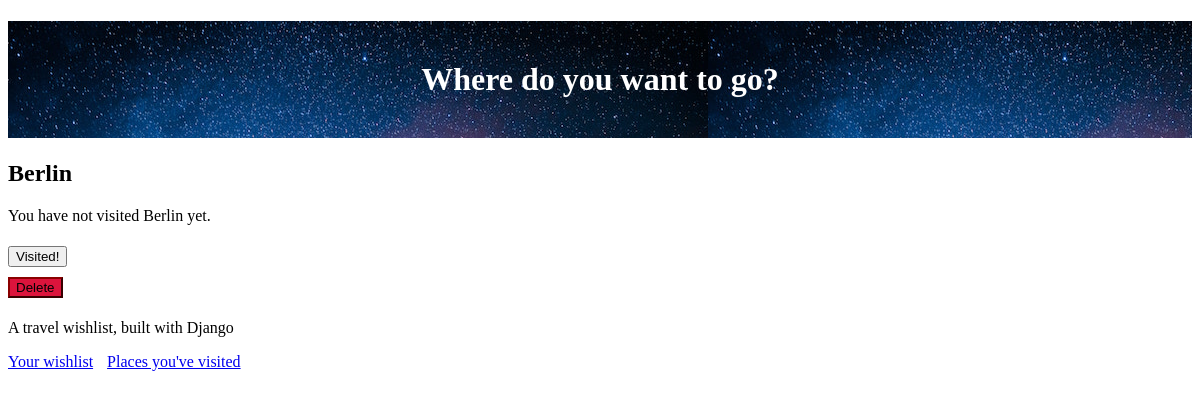
/place/3 (signed in), run on an earlier commit of the app's database.
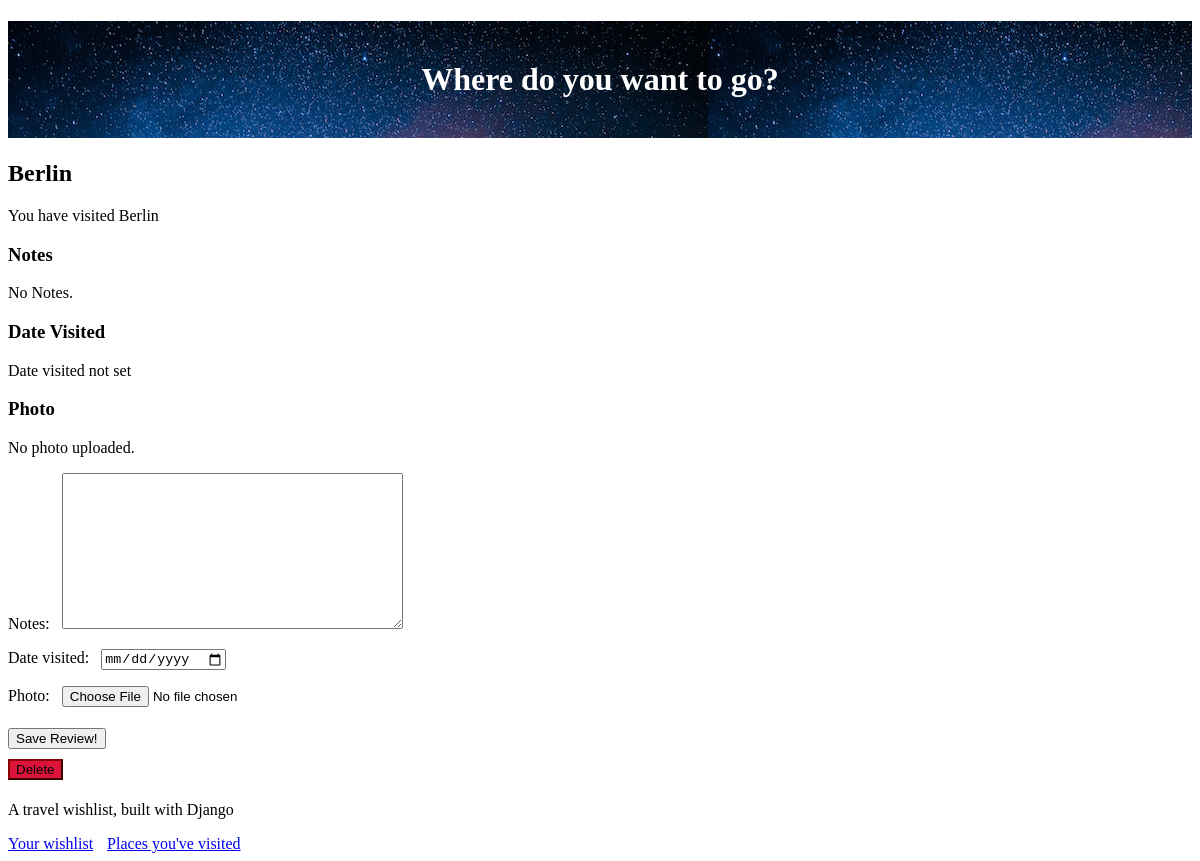
And on a later commit of the database.
### travel_wishlist/models.py (models this page shows, shortened)
class Place(models.Model):
    user = models.ForeignKey('auth.User', null=False, on_delete=models.CASCADE)
    name = models.CharField(max_length=200)
    visited = models.BooleanField(default=False)
    notes = models.TextField(blank=True, null=True)
    date_visited = models.DateField(blank=True, null=True)
    photo = models.ImageField(upload_to= 'user_images/', blank=True, null=True)

### travel_wishlist/views.py (the view)
# urls.py: path('place/<int:place_pk>', views.place_details, name='place_details'),
@login_required
def place_details(request, place_pk):
    place = get_object_or_404(Place, pk=place_pk)
    if place.user != request.user:
        return HttpResponseForbidden()
    if request.method == 'POST':
        form = TripReviewForm(request.POST, request.FILES, instance=place)
        if form.is_valid():
            form.save()
            messages.info(request, 'Trip information updated!')
        else:
            messages.error(request, form.errors)
        return redirect('place_details', place_pk=place_pk)
    else:
        if place.visited:
            review_form = TripReviewForm(instance=place) #Pre-populate with data from this Place instance
            return render(request, 'travel_wishlist/place_detail.html', {'place': place, 'review_form': review_form})
        else:
            return render(request, 'travel_wishlist/place_detail.html', {'place': place})

### travel_wishlist/forms.py
class TripReviewForm(forms.ModelForm):
    class Meta:
        model = Place
        fields = ('notes', 'date_visited', 'photo')
        widgets = {
            'date_visited': DateInput()
        }

### travel_wishlist/templates/travel_wishlist/place_detail.html (shortened to what this page needs)
{% extends 'travel_wishlist/base.html' %}
{% load static %}
{% block content %}
<h2>{{place.name}}</h2>
{% if place.visited %}
    <P>You have visited {{ place.name }}</p>
    <h3>Notes</h3>
    <P>{{ place.notes|default:"No Notes." }}</p>
    <h3>Date Visited</h3>
    <P>{{ place.date_visited|default:"Date visited not set" }}</p>
    <h3>Photo</h3>
    {% if place.photo %}
        <img src="{{ place.photo.url}}">
    {% else %}
        <P>No photo uploaded.</p>
    {% endif %}
    <form action="{% url 'place_details' place.pk %}" method ="POST" enctype="multipart/form-data">
        {{ review_form.as_p }}
        <button type="submit">Save Review!</button>
    </form>
{%  else %}
    <p>You have not visited {{ place.name }} yet.</p>
    <form action="{% url 'place_was_visited' place.pk %}" method="POST">
        <button type=submit class="visited">Visited!</button>
    </form>
{% endif %}
<form action="{% url 'delete_place' place.pk %}" method="POST">
    <button type="submit" class="delete">Delete</button>
</form>
{% endblock %}

What changed in the data, as far as the page shows it:
changed Place "Berlin": visited False → True (drawn); notes (not shown) → "No Notes."; date_visited (not shown) → "Date visited not set"
Also different on the page:
text no longer shown: "You have not visited yet. Visited!"
text now shown: "You have visited Notes Date Visited Photo No photo uploaded. Notes: Date visited: Photo: Save Review!"
